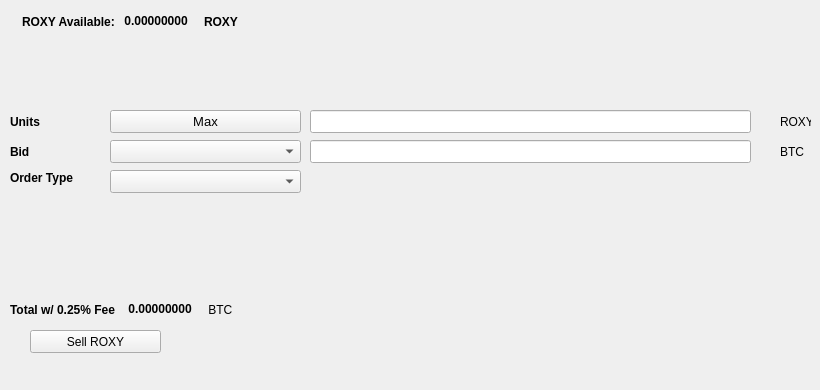
   <widget class="QWidget" name="SellTab">
    <attribute name="title">
     <string>Sell</string>
    </attribute>
    <widget class="QLabel" name="label_16">
     <property name="geometry">
      <rect>
       <x>780</x>
       <y>140</y>
       <width>31</width>
       <height>23</height>
      </rect>
     </property>
     <property name="text">
      <string>BTC</string>
     </property>
    </widget>
    <widget class="QComboBox" name="SellBidcomboBox">
     <property name="geometry">
      <rect>
       <x>110</x>
       <y>140</y>
       <width>191</width>
       <height>23</height>
      </rect>
     </property>
     <property name="font">
      <font>
       <pointsize>10</pointsize>
      </font>
     </property>
    </widget>
    <widget class="QLabel" name="label_18">
     <property name="geometry">
      <rect>
       <x>10</x>
       <y>110</y>
       <width>46</width>
       <height>23</height>
      </rect>
     </property>
     <property name="font">
      <font>
       <weight>75</weight>
       <bold>true</bold>
      </font>
     </property>
     <property name="text">
      <string>Units</string>
     </property>
    </widget>
    <widget class="QPushButton" name="Sell_Max_Amount">
     <property name="geometry">
      <rect>
       <x>110</x>
       <y>110</y>
       <width>191</width>
       <height>23</height>
      </rect>
     </property>
     <property name="font">
      <font>
       <pointsize>10</pointsize>
      </font>
     </property>
     <property name="text">
      <string>Max</string>
     </property>
    </widget>
    <widget class="QLabel" name="label_20">
     <property name="geometry">
      <rect>
       <x>10</x>
       <y>170</y>
       <width>91</width>
       <height>16</height>
      </rect>
     </property>
     <property name="font">
      <font>
       <weight>75</weight>
       <bold>true</bold>
      </font>
     </property>
     <property name="text">
      <string>Order Type</string>
     </property>
    </widget>
    <widget class="QComboBox" name="SellOrdertypeCombo">
     <property name="geometry">
      <rect>
       <x>110</x>
       <y>170</y>
       <width>191</width>
       <height>23</height>
      </rect>
     </property>
     <property name="font">
      <font>
       <pointsize>10</pointsize>
      </font>
     </property>
    </widget>
    <widget class="QLabel" name="label_21">
     <property name="geometry">
      <rect>
       <x>10</x>
       <y>140</y>
       <width>46</width>
       <height>23</height>
      </rect>
     </property>
     <property name="font">
      <font>
       <weight>75</weight>
       <bold>true</bold>
      </font>
     </property>
     <property name="text">
      <string>Bid</string>
     </property>
    </widget>
    <widget class="QLabel" name="label_22">
     <property name="geometry">
      <rect>
       <x>780</x>
       <y>110</y>
       <width>31</width>
       <height>23</height>
      </rect>
     </property>
     <property name="text">
      <string>ROXY</string>
     </property>
    </widget>
    <widget class="QLineEdit" name="UnitsInputROXY">
     <property name="geometry">
      <rect>
       <x>310</x>
       <y>110</y>
       <width>441</width>
       <height>23</height>
      </rect>
     </property>
     <property name="font">
      <font>
       <pointsize>9</pointsize>
       <weight>75</weight>
       <bold>true</bold>
      </font>
     </property>
    </widget>
    <widget class="QLineEdit" name="SellBidPriceEdit">
     <property name="geometry">
      <rect>
       <x>310</x>
       <y>140</y>
       <width>441</width>
       <height>23</height>
      </rect>
     </property>
     <property name="font">
      <font>
       <pointsize>9</pointsize>
       <weight>75</weight>
       <bold>true</bold>
      </font>
     </property>
    </widget>
    <widget class="QPushButton" name="SellROXYBTN">
     <property name="geometry">
      <rect>
       <x>30</x>
       <y>330</y>
       <width>131</width>
       <height>23</height>
      </rect>
     </property>
     <property name="text">
      <string>Sell ROXY</string>
     </property>
     <property name="icon">
      <iconset resource="../roxy">
       <normaloff>:/icons/bitcoin</normaloff>:/icons/bitcoin</iconset>
     </property>
    </widget>
    <widget class="QWidget" name="layoutWidget3">
     <property name="geometry">
      <rect>
       <x>22</x>
       <y>12</y>
       <width>258</width>
       <height>19</height>
      </rect>
     </property>
     <layout class="QHBoxLayout" name="horizontalLayout">
      <item>
       <widget class="QLabel" name="label232_2">
        <property name="font">
         <font>
          <weight>75</weight>
          <bold>true</bold>
         </font>
        </property>
        <property name="text">
         <string>ROXY Available:</string>
        </property>
       </widget>
      </item>
      <item>
       <widget class="QLabel" name="ROXYAvailableLabel">
        <property name="palette">
         <palette>
          <active>
           <colorrole role="WindowText">
            <brush brushstyle="SolidPattern">
             <color alpha="255">
              <red>0</red>
              <green>0</green>
              <blue>0</blue>
             </color>
            </brush>
           </colorrole>
           <colorrole role="Button">
            <brush brushstyle="SolidPattern">
             <color alpha="255">
              <red>0</red>
              <green>170</green>
              <blue>0</blue>
             </color>
            </brush>
           </colorrole>
           <colorrole role="Light">
            <brush brushstyle="SolidPattern">
             <color alpha="255">
              <red>0</red>
              <green>255</green>
              <blue>0</blue>
             </color>
            </brush>
           </colorrole>
           <colorrole role="Midlight">
            <brush brushstyle="SolidPattern">
             <color alpha="255">
              <red>0</red>
              <green>212</green>
              <blue>0</blue>
             </color>
            </brush>
           </colorrole>
           <colorrole role="Dark">
            <brush brushstyle="SolidPattern">
             <color alpha="255">
              <red>0</red>
              <green>85</green>
              <blue>0</blue>
             </color>
            </brush>
           </colorrole>
           <colorrole role="Mid">
            <brush brushstyle="SolidPattern">
             <color alpha="255">
              <red>0</red>
              <green>113</green>
              <blue>0</blue>
             </color>
            </brush>
           </colorrole>
           <colorrole role="Text">
            <brush brushstyle="SolidPattern">
             <color alpha="255">
              <red>0</red>
              <green>170</green>
              <blue>0</blue>
             </color>
            </brush>
           </colorrole>
           <colorrole role="BrightText">
            <brush brushstyle="SolidPattern">
             <color alpha="255">
              <red>255</red>
              <green>255</green>
              <blue>255</blue>
             </color>
            </brush>
           </colorrole>
           <colorrole role="ButtonText">
            <brush brushstyle="SolidPattern">
             <color alpha="255">
              <red>0</red>
              <green>0</green>
              <blue>0</blue>
             </color>
            </brush>
           </colorrole>
           <colorrole role="Base">
            <brush brushstyle="SolidPattern">
             <color alpha="255">
              <red>255</red>
              <green>255</green>
              <blue>255</blue>
             </color>
            </brush>
           </colorrole>
           <colorrole role="Window">
            <brush brushstyle="SolidPattern">
             <color alpha="255">
              <red>0</red>
              <green>170</green>
              <blue>0</blue>
             </color>
            </brush>
           </colorrole>
           <colorrole role="Shadow">
            <brush brushstyle="SolidPattern">
             <color alpha="255">
              <red>0</red>
              <green>0</green>
              <blue>0</blue>
             </color>
            </brush>
           </colorrole>
           <colorrole role="AlternateBase">
            <brush brushstyle="SolidPattern">
             <color alpha="255">
              <red>127</red>
              <green>212</green>
              <blue>127</blue>
             </color>
            </brush>
           </colorrole>
           <colorrole role="ToolTipBase">
            <brush brushstyle="SolidPattern">
             <color alpha="255">
              <red>255</red>
              <green>255</green>
              <blue>220</blue>
             </color>
            </brush>
           </colorrole>
           <colorrole role="ToolTipText">
            <brush brushstyle="SolidPattern">
             <color alpha="255">
              <red>0</red>
              <green>0</green>
              <blue>0</blue>
             </color>
            </brush>
           </colorrole>
          </active>
          <inactive>
           <colorrole role="WindowText">
            <brush brushstyle="SolidPattern">
             <color alpha="255">
              <red>0</red>
              <green>0</green>
              <blue>0</blue>
             </color>
            </brush>
           </colorrole>
           <colorrole role="Button">
            <brush brushstyle="SolidPattern">
             <color alpha="255">
              <red>0</red>
              <green>170</green>
              <blue>0</blue>
             </color>
            </brush>
           </colorrole>
           <colorrole role="Light">
            <brush brushstyle="SolidPattern">
             <color alpha="255">
              <red>0</red>
              <green>255</green>
              <blue>0</blue>
             </color>
            </brush>
           </colorrole>
           <colorrole role="Midlight">
            <brush brushstyle="SolidPattern">
             <color alpha="255">
              <red>0</red>
              <green>212</green>
              <blue>0</blue>
             </color>
            </brush>
           </colorrole>
           <colorrole role="Dark">
            <brush brushstyle="SolidPattern">
             <color alpha="255">
              <red>0</red>
              <green>85</green>
              <blue>0</blue>
             </color>
            </brush>
           </colorrole>
           <colorrole role="Mid">
            <brush brushstyle="SolidPattern">
             <color alpha="255">
              <red>0</red>
              <green>113</green>
              <blue>0</blue>
             </color>
            </brush>
           </colorrole>
           <colorrole role="Text">
            <brush brushstyle="SolidPattern">
             <color alpha="255">
              <red>0</red>
              <green>170</green>
              <blue>0</blue>
             </color>
            </brush>
           </colorrole>
           <colorrole role="BrightText">
            <brush brushstyle="SolidPattern">
             <color alpha="255">
              <red>255</red>
              <green>255</green>
              <blue>255</blue>
             </color>
            </brush>
           </colorrole>
           <colorrole role="ButtonText">
            <brush brushstyle="SolidPattern">
             <color alpha="255">
              <red>0</red>
              <green>0</green>
              <blue>0</blue>
             </color>
            </brush>
           </colorrole>
           <colorrole role="Base">
            <brush brushstyle="SolidPattern">
             <color alpha="255">
              <red>255</red>
              <green>255</green>
              <blue>255</blue>
             </color>
            </brush>
           </colorrole>
           <colorrole role="Window">
            <brush brushstyle="SolidPattern">
             <color alpha="255">
              <red>0</red>
              <green>170</green>
              <blue>0</blue>
             </color>
            </brush>
           </colorrole>
           <colorrole role="Shadow">
            <brush brushstyle="SolidPattern">
             <color alpha="255">
              <red>0</red>
              <green>0</green>
              <blue>0</blue>
             </color>
            </brush>
           </colorrole>
           <colorrole role="AlternateBase">
            <brush brushstyle="SolidPattern">
             <color alpha="255">
              <red>127</red>
              <green>212</green>
              <blue>127</blue>
             </color>
            </brush>
           </colorrole>
           <colorrole role="ToolTipBase">
            <brush brushstyle="SolidPattern">
             <color alpha="255">
              <red>255</red>
              <green>255</green>
              <blue>220</blue>
             </color>
            </brush>
           </colorrole>
           <colorrole role="ToolTipText">
            <brush brushstyle="SolidPattern">
             <color alpha="255">
              <red>0</red>
              <green>0</green>
              <blue>0</blue>
             </color>
            </brush>
           </colorrole>
          </inactive>
          <disabled>
           <colorrole role="WindowText">
            <brush brushstyle="SolidPattern">
             <color alpha="255">
              <red>0</red>
              <green>85</green>
              <blue>0</blue>
             </color>
            </brush>
           </colorrole>
           <colorrole role="Button">
            <brush brushstyle="SolidPattern">
             <color alpha="255">
              <red>0</red>
              <green>170</green>
              <blue>0</blue>
             </color>
            </brush>
           </colorrole>
           <colorrole role="Light">
            <brush brushstyle="SolidPattern">
             <color alpha="255">
              <red>0</red>
              <green>255</green>
              <blue>0</blue>
             </color>
            </brush>
           </colorrole>
           <colorrole role="Midlight">
            <brush brushstyle="SolidPattern">
             <color alpha="255">
              <red>0</red>
              <green>212</green>
              <blue>0</blue>
             </color>
            </brush>
           </colorrole>
           <colorrole role="Dark">
            <brush brushstyle="SolidPattern">
             <color alpha="255">
              <red>0</red>
              <green>85</green>
              <blue>0</blue>
             </color>
            </brush>
           </colorrole>
           <colorrole role="Mid">
            <brush brushstyle="SolidPattern">
             <color alpha="255">
              <red>0</red>
              <green>113</green>
              <blue>0</blue>
             </color>
            </brush>
           </colorrole>
           <colorrole role="Text">
            <brush brushstyle="SolidPattern">
             <color alpha="255">
              <red>0</red>
              <green>85</green>
              <blue>0</blue>
             </color>
            </brush>
           </colorrole>
           <colorrole role="BrightText">
            <brush brushstyle="SolidPattern">
             <color alpha="255">
              <red>255</red>
              <green>255</green>
              <blue>255</blue>
             </color>
            </brush>
           </colorrole>
           <colorrole role="ButtonText">
            <brush brushstyle="SolidPattern">
             <color alpha="255">
              <red>0</red>
              <green>85</green>
              <blue>0</blue>
             </color>
            </brush>
           </colorrole>
           <colorrole role="Base">
            <brush brushstyle="SolidPattern">
             <color alpha="255">
              <red>0</red>
              <green>170</green>
              <blue>0</blue>
             </color>
            </brush>
           </colorrole>
           <colorrole role="Window">
            <brush brushstyle="SolidPattern">
             <color alpha="255">
              <red>0</red>
              <green>170</green>
              <blue>0</blue>
             </color>
            </brush>
           </colorrole>
           <colorrole role="Shadow">
            <brush brushstyle="SolidPattern">
             <color alpha="255">
              <red>0</red>
              <green>0</green>
              <blue>0</blue>
             </color>
            </brush>
           </colorrole>
           <colorrole role="AlternateBase">
            <brush brushstyle="SolidPattern">
             <color alpha="255">
              <red>0</red>
              <green>170</green>
              <blue>0</blue>
             </color>
            </brush>
           </colorrole>
           <colorrole role="ToolTipBase">
            <brush brushstyle="SolidPattern">
             <color alpha="255">
              <red>255</red>
              <green>255</green>
              <blue>220</blue>
             </color>
            </brush>
           </colorrole>
           <colorrole role="ToolTipText">
            <brush brushstyle="SolidPattern">
             <color alpha="255">
              <red>0</red>
              <green>0</green>
              <blue>0</blue>
             </color>
            </brush>
           </colorrole>
          </disabled>
         </palette>
        </property>
        <property name="font">
         <font>
          <weight>75</weight>
          <bold>true</bold>
         </font>
        </property>
        <property name="text">
         <string> 0.00000000 </string>
        </property>
        <property name="textInteractionFlags">
         <set>Qt::LinksAccessibleByMouse|Qt::TextSelectableByKeyboard|Qt::TextSelectableByMouse</set>
        </property>
       </widget>
      </item>
      <item>
       <widget class="QLabel" name="labelROXY">
        <property name="font">
         <font>
          <weight>75</weight>
          <bold>true</bold>
         </font>
        </property>
        <property name="text">
         <string>ROXY</string>
        </property>
       </widget>
      </item>
     </layout>
    </widget>
    <widget class="QWidget" name="layoutWidget">
     <property name="geometry">
      <rect>
       <x>10</x>
       <y>300</y>
       <width>268</width>
       <height>19</height>
      </rect>
     </property>
     <layout class="QHBoxLayout" name="horizontalLayout_2">
      <item>
       <widget class="QLabel" name="label_19">
        <property name="font">
         <font>
          <weight>75</weight>
          <bold>true</bold>
         </font>
        </property>
        <property name="text">
         <string>Total w/ 0.25% Fee </string>
        </property>
       </widget>
      </item>
      <item>
       <widget class="QLabel" name="SellCostLabel">
        <property name="palette">
         <palette>
          <active>
           <colorrole role="WindowText">
            <brush brushstyle="SolidPattern">
             <color alpha="255">
              <red>0</red>
              <green>0</green>
              <blue>0</blue>
             </color>
            </brush>
           </colorrole>
           <colorrole role="Button">
            <brush brushstyle="SolidPattern">
             <color alpha="255">
              <red>0</red>
              <green>170</green>
              <blue>0</blue>
             </color>
            </brush>
           </colorrole>
           <colorrole role="Light">
            <brush brushstyle="SolidPattern">
             <color alpha="255">
              <red>0</red>
              <green>255</green>
              <blue>0</blue>
             </color>
            </brush>
           </colorrole>
           <colorrole role="Midlight">
            <brush brushstyle="SolidPattern">
             <color alpha="255">
              <red>0</red>
              <green>212</green>
              <blue>0</blue>
             </color>
            </brush>
           </colorrole>
           <colorrole role="Dark">
            <brush brushstyle="SolidPattern">
             <color alpha="255">
              <red>0</red>
              <green>85</green>
              <blue>0</blue>
             </color>
            </brush>
           </colorrole>
           <colorrole role="Mid">
            <brush brushstyle="SolidPattern">
             <color alpha="255">
              <red>0</red>
              <green>113</green>
              <blue>0</blue>
             </color>
            </brush>
           </colorrole>
           <colorrole role="Text">
            <brush brushstyle="SolidPattern">
             <color alpha="255">
              <red>0</red>
              <green>170</green>
              <blue>0</blue>
             </color>
            </brush>
           </colorrole>
           <colorrole role="BrightText">
            <brush brushstyle="SolidPattern">
             <color alpha="255">
              <red>255</red>
              <green>255</green>
              <blue>255</blue>
             </color>
            </brush>
           </colorrole>
           <colorrole role="ButtonText">
            <brush brushstyle="SolidPattern">
             <color alpha="255">
              <red>0</red>
              <green>0</green>
              <blue>0</blue>
             </color>
            </brush>
           </colorrole>
           <colorrole role="Base">
            <brush brushstyle="SolidPattern">
             <color alpha="255">
              <red>255</red>
              <green>255</green>
              <blue>255</blue>
             </color>
            </brush>
           </colorrole>
           <colorrole role="Window">
            <brush brushstyle="SolidPattern">
             <color alpha="255">
              <red>0</red>
              <green>170</green>
              <blue>0</blue>
             </color>
            </brush>
           </colorrole>
           <colorrole role="Shadow">
            <brush brushstyle="SolidPattern">
             <color alpha="255">
              <red>0</red>
              <green>0</green>
              <blue>0</blue>
             </color>
            </brush>
           </colorrole>
           <colorrole role="AlternateBase">
            <brush brushstyle="SolidPattern">
             <color alpha="255">
              <red>127</red>
              <green>212</green>
              <blue>127</blue>
             </color>
            </brush>
           </colorrole>
           <colorrole role="ToolTipBase">
            <brush brushstyle="SolidPattern">
             <color alpha="255">
              <red>255</red>
              <green>255</green>
              <blue>220</blue>
             </color>
            </brush>
           </colorrole>
           <colorrole role="ToolTipText">
            <brush brushstyle="SolidPattern">
             <color alpha="255">
              <red>0</red>
              <green>0</green>
              <blue>0</blue>
             </color>
            </brush>
           </colorrole>
          </active>
          <inactive>
           <colorrole role="WindowText">
            <brush brushstyle="SolidPattern">
             <color alpha="255">
              <red>0</red>
              <green>0</green>
              <blue>0</blue>
             </color>
            </brush>
           </colorrole>
           <colorrole role="Button">
            <brush brushstyle="SolidPattern">
             <color alpha="255">
              <red>0</red>
              <green>170</green>
              <blue>0</blue>
             </color>
            </brush>
           </colorrole>
           <colorrole role="Light">
            <brush brushstyle="SolidPattern">
             <color alpha="255">
              <red>0</red>
              <green>255</green>
              <blue>0</blue>
             </color>
            </brush>
           </colorrole>
           <colorrole role="Midlight">
            <brush brushstyle="SolidPattern">
             <color alpha="255">
              <red>0</red>
              <green>212</green>
              <blue>0</blue>
             </color>
            </brush>
           </colorrole>
           <colorrole role="Dark">
            <brush brushstyle="SolidPattern">
             <color alpha="255">
              <red>0</red>
              <green>85</green>
              <blue>0</blue>
             </color>
            </brush>
           </colorrole>
           <colorrole role="Mid">
            <brush brushstyle="SolidPattern">
             <color alpha="255">
              <red>0</red>
              <green>113</green>
              <blue>0</blue>
             </color>
            </brush>
           </colorrole>
           <colorrole role="Text">
            <brush brushstyle="SolidPattern">
             <color alpha="255">
              <red>0</red>
              <green>170</green>
              <blue>0</blue>
             </color>
            </brush>
           </colorrole>
           <colorrole role="BrightText">
            <brush brushstyle="SolidPattern">
             <color alpha="255">
              <red>255</red>
              <green>255</green>
              <blue>255</blue>
             </color>
            </brush>
           </colorrole>
           <colorrole role="ButtonText">
            <brush brushstyle="SolidPattern">
             <color alpha="255">
              <red>0</red>
              <green>0</green>
              <blue>0</blue>
             </color>
            </brush>
           </colorrole>
           <colorrole role="Base">
            <brush brushstyle="SolidPattern">
             <color alpha="255">
              <red>255</red>
              <green>255</green>
              <blue>255</blue>
             </color>
            </brush>
           </colorrole>
           <colorrole role="Window">
            <brush brushstyle="SolidPattern">
             <color alpha="255">
              <red>0</red>
              <green>170</green>
              <blue>0</blue>
             </color>
            </brush>
           </colorrole>
           <colorrole role="Shadow">
            <brush brushstyle="SolidPattern">
             <color alpha="255">
              <red>0</red>
              <green>0</green>
              <blue>0</blue>
             </color>
            </brush>
           </colorrole>
           <colorrole role="AlternateBase">
            <brush brushstyle="SolidPattern">
             <color alpha="255">
              <red>127</red>
              <green>212</green>
              <blue>127</blue>
             </color>
            </brush>
           </colorrole>
           <colorrole role="ToolTipBase">
            <brush brushstyle="SolidPattern">
             <color alpha="255">
              <red>255</red>
              <green>255</green>
              <blue>220</blue>
             </color>
            </brush>
           </colorrole>
           <colorrole role="ToolTipText">
            <brush brushstyle="SolidPattern">
             <color alpha="255">
              <red>0</red>
              <green>0</green>
              <blue>0</blue>
             </color>
            </brush>
           </colorrole>
          </inactive>
          <disabled>
           <colorrole role="WindowText">
            <brush brushstyle="SolidPattern">
             <color alpha="255">
              <red>0</red>
              <green>85</green>
              <blue>0</blue>
             </color>
            </brush>
           </colorrole>
           <colorrole role="Button">
            <brush brushstyle="SolidPattern">
             <color alpha="255">
              <red>0</red>
              <green>170</green>
              <blue>0</blue>
             </color>
            </brush>
           </colorrole>
           <colorrole role="Light">
            <brush brushstyle="SolidPattern">
             <color alpha="255">
              <red>0</red>
              <green>255</green>
              <blue>0</blue>
             </color>
            </brush>
           </colorrole>
           <colorrole role="Midlight">
            <brush brushstyle="SolidPattern">
             <color alpha="255">
              <red>0</red>
              <green>212</green>
              <blue>0</blue>
             </color>
            </brush>
           </colorrole>
           <colorrole role="Dark">
            <brush brushstyle="SolidPattern">
             <color alpha="255">
              <red>0</red>
              <green>85</green>
              <blue>0</blue>
             </color>
            </brush>
           </colorrole>
           <colorrole role="Mid">
            <brush brushstyle="SolidPattern">
             <color alpha="255">
              <red>0</red>
              <green>113</green>
              <blue>0</blue>
             </color>
            </brush>
           </colorrole>
           <colorrole role="Text">
            <brush brushstyle="SolidPattern">
             <color alpha="255">
              <red>0</red>
              <green>85</green>
              <blue>0</blue>
             </color>
            </brush>
           </colorrole>
           <colorrole role="BrightText">
            <brush brushstyle="SolidPattern">
             <color alpha="255">
              <red>255</red>
              <green>255</green>
              <blue>255</blue>
             </color>
            </brush>
           </colorrole>
           <colorrole role="ButtonText">
            <brush brushstyle="SolidPattern">
             <color alpha="255">
              <red>0</red>
              <green>85</green>
              <blue>0</blue>
             </color>
            </brush>
           </colorrole>
           <colorrole role="Base">
            <brush brushstyle="SolidPattern">
             <color alpha="255">
              <red>0</red>
              <green>170</green>
              <blue>0</blue>
             </color>
            </brush>
           </colorrole>
           <colorrole role="Window">
            <brush brushstyle="SolidPattern">
             <color alpha="255">
              <red>0</red>
              <green>170</green>
              <blue>0</blue>
             </color>
            </brush>
           </colorrole>
           <colorrole role="Shadow">
            <brush brushstyle="SolidPattern">
             <color alpha="255">
              <red>0</red>
              <green>0</green>
              <blue>0</blue>
             </color>
            </brush>
           </colorrole>
           <colorrole role="AlternateBase">
            <brush brushstyle="SolidPattern">
             <color alpha="255">
              <red>0</red>
              <green>170</green>
              <blue>0</blue>
             </color>
            </brush>
           </colorrole>
           <colorrole role="ToolTipBase">
            <brush brushstyle="SolidPattern">
             <color alpha="255">
              <red>255</red>
              <green>255</green>
              <blue>220</blue>
             </color>
            </brush>
           </colorrole>
           <colorrole role="ToolTipText">
            <brush brushstyle="SolidPattern">
             <color alpha="255">
              <red>0</red>
              <green>0</green>
              <blue>0</blue>
             </color>
            </brush>
           </colorrole>
          </disabled>
         </palette>
        </property>
        <property name="font">
         <font>
          <weight>75</weight>
          <bold>true</bold>
         </font>
        </property>
        <property name="autoFillBackground">
         <bool>false</bool>
        </property>
        <property name="text">
         <string> 0.00000000</string>
        </property>
        <property name="textInteractionFlags">
         <set>Qt::LinksAccessibleByMouse|Qt::TextSelectableByMouse</set>
        </property>
       </widget>
      </item>
      <item>
       <widget class="QLabel" name="label_17">
        <property name="font">
         <font>
          <weight>50</weight>
          <bold>false</bold>
         </font>
        </property>
        <property name="text">
         <string> BTC</string>
        </property>
       </widget>
      </item>
     </layout>
    </widget>
    <widget class="QLabel" name="label_23">
     <property name="geometry">
      <rect>
       <x>460</x>
       <y>300</y>
       <width>281</width>
       <height>81</height>
      </rect>
     </property>
     <property name="text">
      <string/>
     </property>
     <property name="pixmap">
      <pixmap>:/images/bittrex</pixmap>
     </property>
    </widget>
   </widget>
